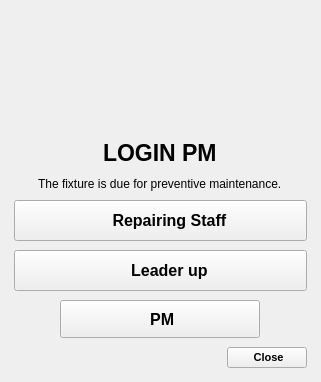
<?xml version='1.0' encoding='utf-8'?>
<ui version="4.0">
 <class>PM_SYSTEM</class>
 <widget class="QDialog" name="PM_SYSTEM">
  <property name="geometry">
   <rect>
    <x>0</x>
    <y>0</y>
    <width>321</width>
    <height>382</height>
   </rect>
  </property>
  <property name="sizePolicy">
   <sizepolicy hsizetype="Expanding" vsizetype="Expanding">
    <horstretch>0</horstretch>
    <verstretch>0</verstretch>
   </sizepolicy>
  </property>
  <property name="minimumSize">
   <size>
    <width>0</width>
    <height>0</height>
   </size>
  </property>
  <property name="maximumSize">
   <size>
    <width>16777215</width>
    <height>16777215</height>
   </size>
  </property>
  <property name="windowTitle">
   <string>Dialog</string>
  </property>
  <layout class="QVBoxLayout" name="verticalLayout">
   <property name="spacing">
    <number>5</number>
   </property>
   <property name="leftMargin">
    <number>5</number>
   </property>
   <property name="topMargin">
    <number>5</number>
   </property>
   <property name="rightMargin">
    <number>5</number>
   </property>
   <property name="bottomMargin">
    <number>5</number>
   </property>
   <item>
    <widget class="QWidget" name="LoginPM" native="true">
     <property name="sizePolicy">
      <sizepolicy hsizetype="Preferred" vsizetype="Preferred">
       <horstretch>0</horstretch>
       <verstretch>0</verstretch>
      </sizepolicy>
     </property>
     <property name="minimumSize">
      <size>
       <width>0</width>
       <height>0</height>
      </size>
     </property>
     <property name="maximumSize">
      <size>
       <width>16777215</width>
       <height>16777215</height>
      </size>
     </property>
     <layout class="QVBoxLayout" name="verticalLayout_2">
      <property name="spacing">
       <number>9</number>
      </property>
      <property name="leftMargin">
       <number>9</number>
      </property>
      <property name="topMargin">
       <number>10</number>
      </property>
      <property name="rightMargin">
       <number>9</number>
      </property>
      <property name="bottomMargin">
       <number>9</number>
      </property>
      <item alignment="Qt::AlignHCenter">
       <widget class="QLabel" name="icon">
        <property name="sizePolicy">
         <sizepolicy hsizetype="Fixed" vsizetype="Fixed">
          <horstretch>0</horstretch>
          <verstretch>0</verstretch>
         </sizepolicy>
        </property>
        <property name="minimumSize">
         <size>
          <width>80</width>
          <height>80</height>
         </size>
        </property>
        <property name="maximumSize">
         <size>
          <width>80</width>
          <height>80</height>
         </size>
        </property>
        <property name="text">
         <string />
        </property>
        <property name="pixmap">
         <pixmap resource="../Qss/icons/_icons.qrc">:/feather/icons/feather/check-square.png</pixmap>
        </property>
        <property name="scaledContents">
         <bool>true</bool>
        </property>
       </widget>
      </item>
      <item>
       <spacer name="verticalSpacer_4">
        <property name="orientation">
         <enum>Qt::Vertical</enum>
        </property>
        <property name="sizeHint" stdset="0">
         <size>
          <width>20</width>
          <height>20</height>
         </size>
        </property>
       </spacer>
      </item>
      <item alignment="Qt::AlignHCenter">
       <widget class="QLabel" name="labelname">
        <property name="sizePolicy">
         <sizepolicy hsizetype="Fixed" vsizetype="Fixed">
          <horstretch>0</horstretch>
          <verstretch>0</verstretch>
         </sizepolicy>
        </property>
        <property name="minimumSize">
         <size>
          <width>113</width>
          <height>31</height>
         </size>
        </property>
        <property name="font">
         <font>
          <pointsize>17</pointsize>
          <bold>true</bold>
         </font>
        </property>
        <property name="text">
         <string>LOGIN PM</string>
        </property>
       </widget>
      </item>
      <item alignment="Qt::AlignHCenter">
       <widget class="QLabel" name="labelimform">
        <property name="sizePolicy">
         <sizepolicy hsizetype="Preferred" vsizetype="Fixed">
          <horstretch>0</horstretch>
          <verstretch>0</verstretch>
         </sizepolicy>
        </property>
        <property name="font">
         <font>
          <bold>false</bold>
         </font>
        </property>
        <property name="text">
         <string>The fixture is due for preventive maintenance.</string>
        </property>
       </widget>
      </item>
      <item>
       <widget class="QPushButton" name="id_repair">
        <property name="minimumSize">
         <size>
          <width>285</width>
          <height>41</height>
         </size>
        </property>
        <property name="font">
         <font>
          <family>Arial</family>
          <pointsize>12</pointsize>
          <italic>false</italic>
          <bold>true</bold>
          <underline>false</underline>
          <strikeout>false</strikeout>
          <kerning>true</kerning>
         </font>
        </property>
        <property name="acceptDrops">
         <bool>false</bool>
        </property>
        <property name="layoutDirection">
         <enum>Qt::LeftToRight</enum>
        </property>
        <property name="autoFillBackground">
         <bool>false</bool>
        </property>
        <property name="styleSheet">
         <string notr="true" />
        </property>
        <property name="text">
         <string>    Repairing Staff</string>
        </property>
        <property name="icon">
         <iconset resource="../Qss/icons/_icons.qrc">
          <normaloff>:/font_awesome_solid/icons/font_awesome/solid/screwdriver-wrench.png</normaloff>:/font_awesome_solid/icons/font_awesome/solid/screwdriver-wrench.png</iconset>
        </property>
        <property name="iconSize">
         <size>
          <width>30</width>
          <height>30</height>
         </size>
        </property>
        <property name="autoExclusive">
         <bool>false</bool>
        </property>
        <property name="autoDefault">
         <bool>false</bool>
        </property>
        <property name="default">
         <bool>false</bool>
        </property>
        <property name="flat">
         <bool>false</bool>
        </property>
       </widget>
      </item>
      <item>
       <widget class="QPushButton" name="id_leader">
        <property name="minimumSize">
         <size>
          <width>285</width>
          <height>41</height>
         </size>
        </property>
        <property name="font">
         <font>
          <family>Arial</family>
          <pointsize>12</pointsize>
          <italic>false</italic>
          <bold>true</bold>
          <underline>false</underline>
          <strikeout>false</strikeout>
          <kerning>true</kerning>
         </font>
        </property>
        <property name="acceptDrops">
         <bool>true</bool>
        </property>
        <property name="layoutDirection">
         <enum>Qt::LeftToRight</enum>
        </property>
        <property name="autoFillBackground">
         <bool>false</bool>
        </property>
        <property name="styleSheet">
         <string notr="true" />
        </property>
        <property name="text">
         <string>    Leader up</string>
        </property>
        <property name="icon">
         <iconset resource="../Qss/icons/_icons.qrc">
          <normaloff>:/feather/icons/feather/user.png</normaloff>:/feather/icons/feather/user.png</iconset>
        </property>
        <property name="iconSize">
         <size>
          <width>30</width>
          <height>30</height>
         </size>
        </property>
        <property name="autoDefault">
         <bool>false</bool>
        </property>
       </widget>
      </item>
      <item alignment="Qt::AlignHCenter">
       <widget class="QPushButton" name="id_pm">
        <property name="sizePolicy">
         <sizepolicy hsizetype="Expanding" vsizetype="Expanding">
          <horstretch>0</horstretch>
          <verstretch>0</verstretch>
         </sizepolicy>
        </property>
        <property name="minimumSize">
         <size>
          <width>200</width>
          <height>38</height>
         </size>
        </property>
        <property name="maximumSize">
         <size>
          <width>200</width>
          <height>38</height>
         </size>
        </property>
        <property name="font">
         <font>
          <family>Arial</family>
          <pointsize>12</pointsize>
          <italic>false</italic>
          <bold>true</bold>
          <underline>false</underline>
          <strikeout>false</strikeout>
          <kerning>true</kerning>
         </font>
        </property>
        <property name="acceptDrops">
         <bool>true</bool>
        </property>
        <property name="layoutDirection">
         <enum>Qt::LeftToRight</enum>
        </property>
        <property name="autoFillBackground">
         <bool>false</bool>
        </property>
        <property name="styleSheet">
         <string notr="true" />
        </property>
        <property name="text">
         <string> PM</string>
        </property>
        <property name="icon">
         <iconset resource="../Qss/icons/_icons.qrc">
          <normaloff>:/feather/icons/feather/log-in.png</normaloff>:/feather/icons/feather/log-in.png</iconset>
        </property>
        <property name="iconSize">
         <size>
          <width>30</width>
          <height>30</height>
         </size>
        </property>
        <property name="autoDefault">
         <bool>false</bool>
        </property>
       </widget>
      </item>
      <item alignment="Qt::AlignRight|Qt::AlignVCenter">
       <widget class="QPushButton" name="pushButton_D">
        <property name="sizePolicy">
         <sizepolicy hsizetype="Preferred" vsizetype="Preferred">
          <horstretch>0</horstretch>
          <verstretch>0</verstretch>
         </sizepolicy>
        </property>
        <property name="minimumSize">
         <size>
          <width>0</width>
          <height>0</height>
         </size>
        </property>
        <property name="maximumSize">
         <size>
          <width>16777215</width>
          <height>16777215</height>
         </size>
        </property>
        <property name="font">
         <font>
          <pointsize>8</pointsize>
          <bold>true</bold>
         </font>
        </property>
        <property name="text">
         <string> Close</string>
        </property>
        <property name="icon">
         <iconset resource="../Qss/icons/_icons.qrc">
          <normaloff>:/feather/icons/feather/x-circle.png</normaloff>:/feather/icons/feather/x-circle.png</iconset>
        </property>
        <property name="autoDefault">
         <bool>false</bool>
        </property>
       </widget>
      </item>
     </layout>
    </widget>
   </item>
  </layout>
 </widget>
 <connections />
<customwidgets><customwidget><class>QPushButton</class><extends>QPushButton</extends><header location="global">Custom_Widgets.Theme.h</header><container>1</container></customwidget><customwidget><class>QLabel</class><extends>QLabel</extends><header location="global">Custom_Widgets.Theme.h</header><container>1</container></customwidget></customwidgets></ui>
